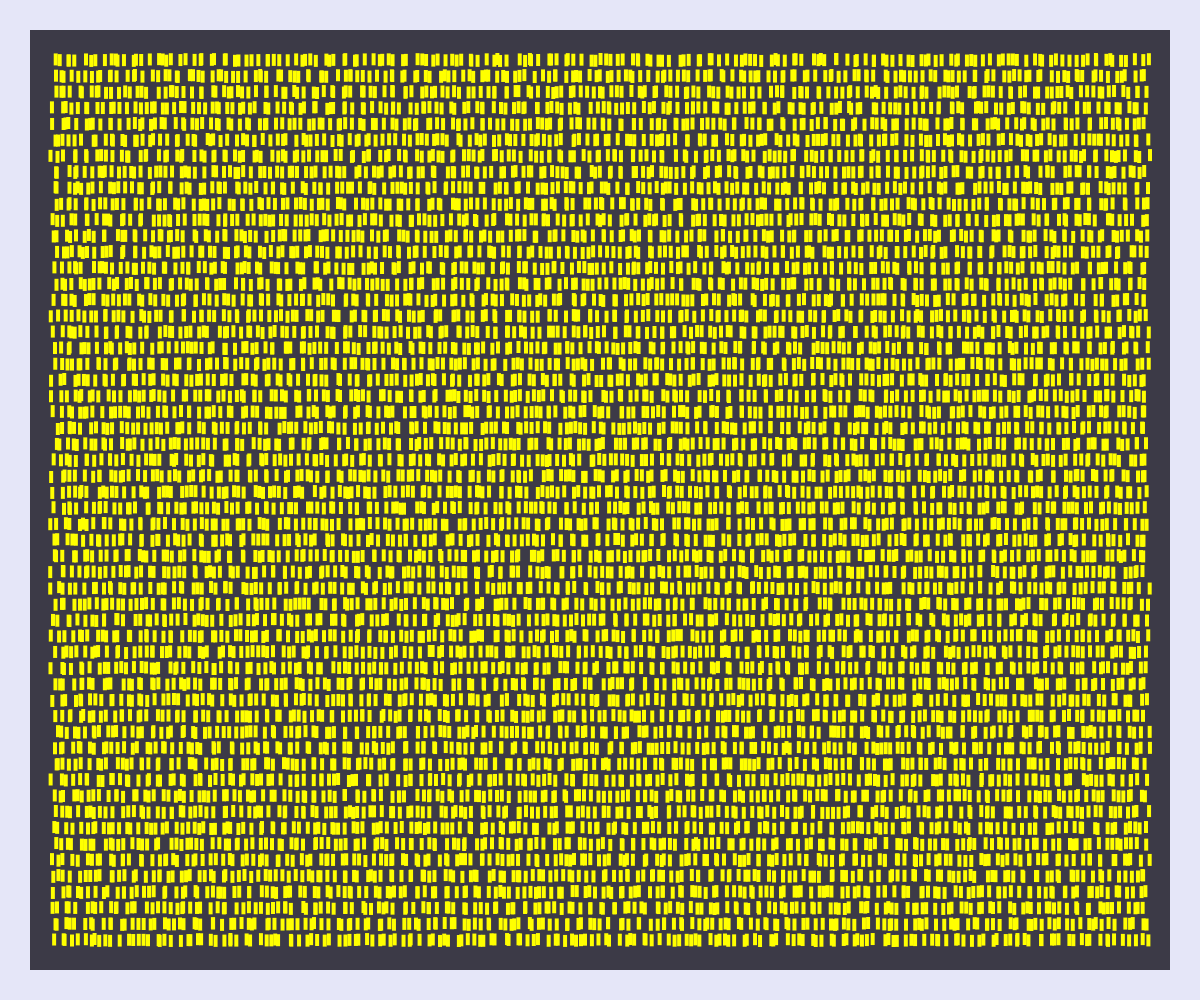
Frame 1 (no input)
Frame 60 (no input): identical to frame 1, image omitted
Frame 120 (the mouse pressed at the canvas centre since frame 60): identical to frame 1, image omitted

The p5.js sketch that drew this single still picture (run headless with seeded random() and noise() and a simulated clock; from frame 60 on, the mouse is pressed at the canvas centre):

// p5.js sketch
// ── sketch.js
function preload() {
  // put preload code here
}

let externalPadding,
  internalPadding,
  xPadding,
  yPadding,
  eltW,
  eltH,
  columns,
  rows,
  xRandom,
  yRandom;

function setup() {
  createCanvas(windowWidth, windowHeight);
  // put setup code here
  externalPadding = 30;
  internalPadding = 20;
  yPadding = 4;
  xPadding = 2;
  eltW = 4;
  eltH = 12;
  xRandom = 4;
  yRandom = 1;

  columns = round(
    (windowWidth - externalPadding * 2 - internalPadding * 2) /
      (eltW + xPadding)
  );

  rows = round(
    (windowHeight - externalPadding * 2 - internalPadding * 2) /
      (eltH + yPadding)
  );

  background("#e5e6f8");
  noStroke();
  fill("#3c3a47");
  rect(
    externalPadding,
    externalPadding,
    windowWidth - externalPadding * 2,
    windowHeight - externalPadding * 2
  );

  let startX = (windowWidth - columns * (eltW + xPadding) + xPadding) / 2;
  let startY = (windowHeight - rows * (eltH + yPadding) + yPadding) / 2;

  //grid
  for (let i = 0; i < columns; i++) {
    for (let j = 0; j < rows; j++) {
      fill("yellow");
      let xpos = startX + i * (eltW + xPadding) + random(-xRandom, xRandom);
      let ypos = startY + j * (eltH + yPadding) + random(-yRandom, yRandom);
      rect(xpos, ypos, eltW, eltH);
    }
  }
}

function draw() {
  // put drawing code here
}
